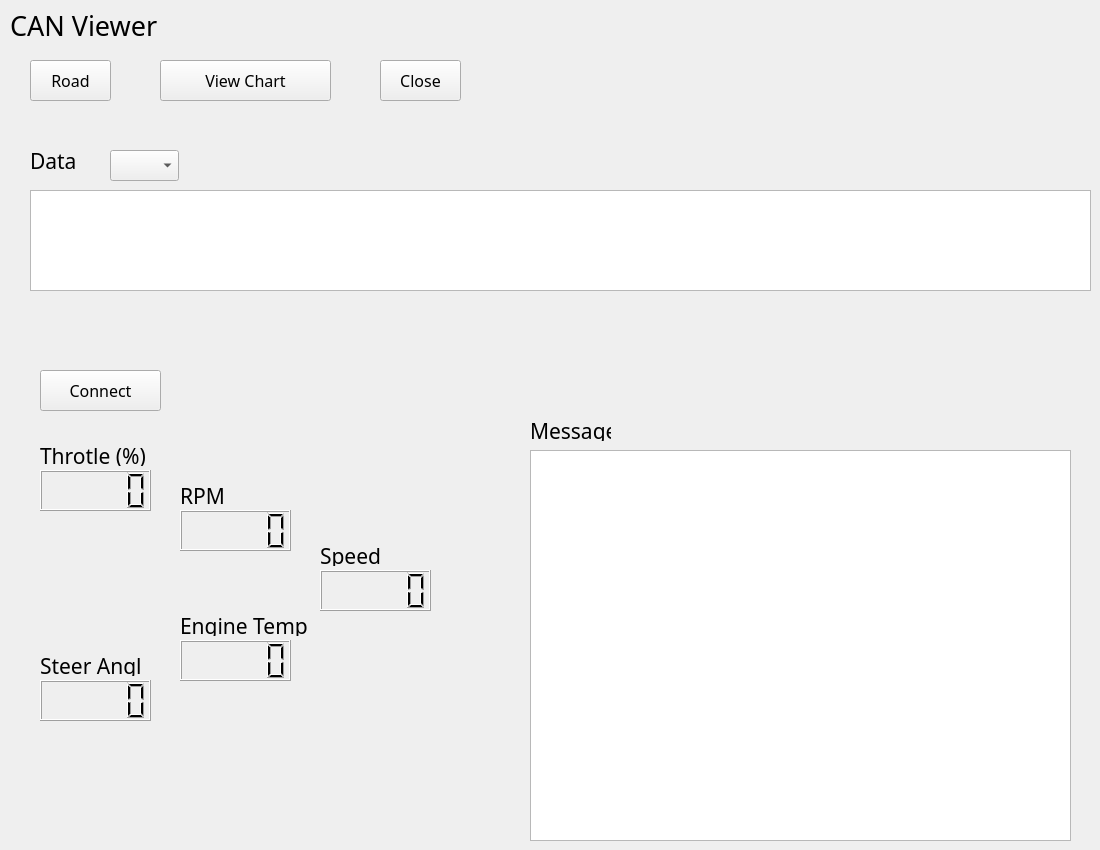
    <widget class="QWidget" name="tab_3">
     <attribute name="title">
      <string>Live</string>
     </attribute>
     <widget class="QPushButton" name="pushButton_mode1">
      <property name="geometry">
       <rect>
        <x>30</x>
        <y>60</y>
        <width>81</width>
        <height>41</height>
       </rect>
      </property>
      <property name="font">
       <font>
        <family>휴먼옛체</family>
        <pointsize>12</pointsize>
       </font>
      </property>
      <property name="text">
       <string>Road</string>
      </property>
     </widget>
     <widget class="QPushButton" name="pushButton_mode2">
      <property name="geometry">
       <rect>
        <x>40</x>
        <y>370</y>
        <width>121</width>
        <height>41</height>
       </rect>
      </property>
      <property name="font">
       <font>
        <family>휴먼옛체</family>
        <pointsize>12</pointsize>
       </font>
      </property>
      <property name="text">
       <string>Connect</string>
      </property>
     </widget>
     <widget class="QComboBox" name="sg_select_combo_2">
      <property name="geometry">
       <rect>
        <x>110</x>
        <y>150</y>
        <width>69</width>
        <height>31</height>
       </rect>
      </property>
     </widget>
     <widget class="QTextBrowser" name="txt_debug_readtab_2">
      <property name="geometry">
       <rect>
        <x>530</x>
        <y>450</y>
        <width>541</width>
        <height>391</height>
       </rect>
      </property>
     </widget>
     <widget class="QLabel" name="label_24">
      <property name="geometry">
       <rect>
        <x>30</x>
        <y>150</y>
        <width>81</width>
        <height>21</height>
       </rect>
      </property>
      <property name="font">
       <font>
        <family>궁서체</family>
        <pointsize>16</pointsize>
       </font>
      </property>
      <property name="text">
       <string>Data</string>
      </property>
     </widget>
     <widget class="QLabel" name="label_25">
      <property name="geometry">
       <rect>
        <x>530</x>
        <y>420</y>
        <width>81</width>
        <height>21</height>
       </rect>
      </property>
      <property name="font">
       <font>
        <family>궁서체</family>
        <pointsize>16</pointsize>
       </font>
      </property>
      <property name="text">
       <string>Messages</string>
      </property>
     </widget>
     <widget class="QPushButton" name="pushButton_close">
      <property name="geometry">
       <rect>
        <x>380</x>
        <y>60</y>
        <width>81</width>
        <height>41</height>
       </rect>
      </property>
      <property name="font">
       <font>
        <family>휴먼옛체</family>
        <pointsize>12</pointsize>
       </font>
      </property>
      <property name="text">
       <string>Close</string>
      </property>
     </widget>
     <widget class="QTableWidget" name="live_table">
      <property name="geometry">
       <rect>
        <x>30</x>
        <y>190</y>
        <width>1061</width>
        <height>101</height>
       </rect>
      </property>
     </widget>
     <widget class="QLCDNumber" name="NUM_TPS">
      <property name="geometry">
       <rect>
        <x>40</x>
        <y>470</y>
        <width>111</width>
        <height>41</height>
       </rect>
      </property>
     </widget>
     <widget class="QLabel" name="label_28">
      <property name="geometry">
       <rect>
        <x>40</x>
        <y>445</y>
        <width>121</width>
        <height>21</height>
       </rect>
      </property>
      <property name="font">
       <font>
        <family>휴먼옛체</family>
        <pointsize>16</pointsize>
       </font>
      </property>
      <property name="text">
       <string>Throtle (%)</string>
      </property>
     </widget>
     <widget class="QLabel" name="label_29">
      <property name="geometry">
       <rect>
        <x>180</x>
        <y>485</y>
        <width>101</width>
        <height>21</height>
       </rect>
      </property>
      <property name="font">
       <font>
        <family>휴먼옛체</family>
        <pointsize>16</pointsize>
       </font>
      </property>
      <property name="text">
       <string>RPM</string>
      </property>
     </widget>
     <widget class="QLCDNumber" name="NUM_RPM">
      <property name="geometry">
       <rect>
        <x>180</x>
        <y>510</y>
        <width>111</width>
        <height>41</height>
       </rect>
      </property>
     </widget>
     <widget class="QLabel" name="label_30">
      <property name="geometry">
       <rect>
        <x>320</x>
        <y>545</y>
        <width>101</width>
        <height>21</height>
       </rect>
      </property>
      <property name="font">
       <font>
        <family>휴먼옛체</family>
        <pointsize>16</pointsize>
       </font>
      </property>
      <property name="text">
       <string>Speed</string>
      </property>
     </widget>
     <widget class="QLCDNumber" name="NUM_VS">
      <property name="geometry">
       <rect>
        <x>320</x>
        <y>570</y>
        <width>111</width>
        <height>41</height>
       </rect>
      </property>
     </widget>
     <widget class="QLabel" name="label_31">
      <property name="geometry">
       <rect>
        <x>180</x>
        <y>615</y>
        <width>131</width>
        <height>21</height>
       </rect>
      </property>
      <property name="font">
       <font>
        <family>휴먼옛체</family>
        <pointsize>16</pointsize>
       </font>
      </property>
      <property name="text">
       <string>Engine Temp</string>
      </property>
     </widget>
     <widget class="QLCDNumber" name="NUM_TEMP_ENG">
      <property name="geometry">
       <rect>
        <x>180</x>
        <y>640</y>
        <width>111</width>
        <height>41</height>
       </rect>
      </property>
     </widget>
     <widget class="QLCDNumber" name="NUM_SAS_Angle">
      <property name="geometry">
       <rect>
        <x>40</x>
        <y>680</y>
        <width>111</width>
        <height>41</height>
       </rect>
      </property>
     </widget>
     <widget class="QLabel" name="label_32">
      <property name="geometry">
       <rect>
        <x>40</x>
        <y>655</y>
        <width>101</width>
        <height>21</height>
       </rect>
      </property>
      <property name="font">
       <font>
        <family>휴먼옛체</family>
        <pointsize>16</pointsize>
       </font>
      </property>
      <property name="text">
       <string>Steer Angle</string>
      </property>
     </widget>
     <widget class="QPushButton" name="bt_chart">
      <property name="geometry">
       <rect>
        <x>160</x>
        <y>60</y>
        <width>171</width>
        <height>41</height>
       </rect>
      </property>
      <property name="font">
       <font>
        <family>휴먼옛체</family>
        <pointsize>12</pointsize>
       </font>
      </property>
      <property name="text">
       <string>View Chart</string>
      </property>
     </widget>
     <widget class="QLabel" name="label_65">
      <property name="geometry">
       <rect>
        <x>10</x>
        <y>10</y>
        <width>181</width>
        <height>31</height>
       </rect>
      </property>
      <property name="font">
       <font>
        <family>궁서체</family>
        <pointsize>20</pointsize>
       </font>
      </property>
      <property name="text">
       <string>CAN Viewer</string>
      </property>
     </widget>
    </widget>
